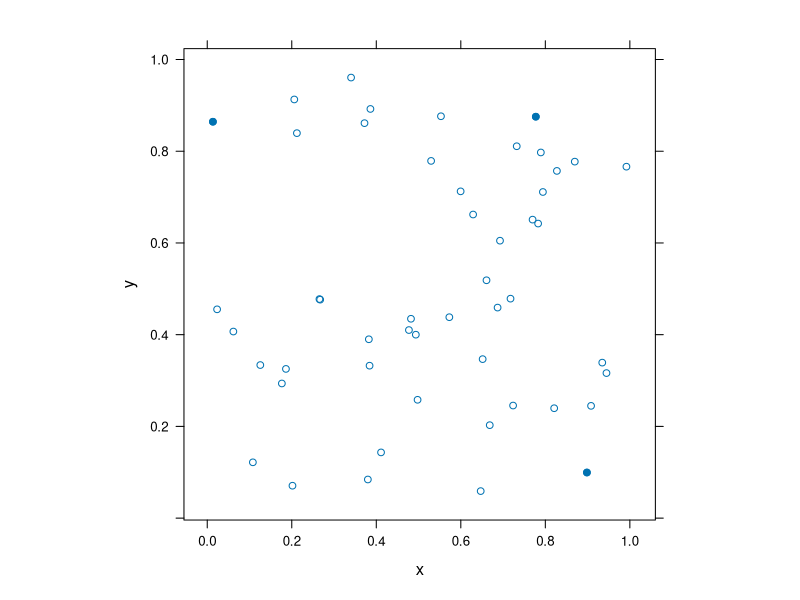
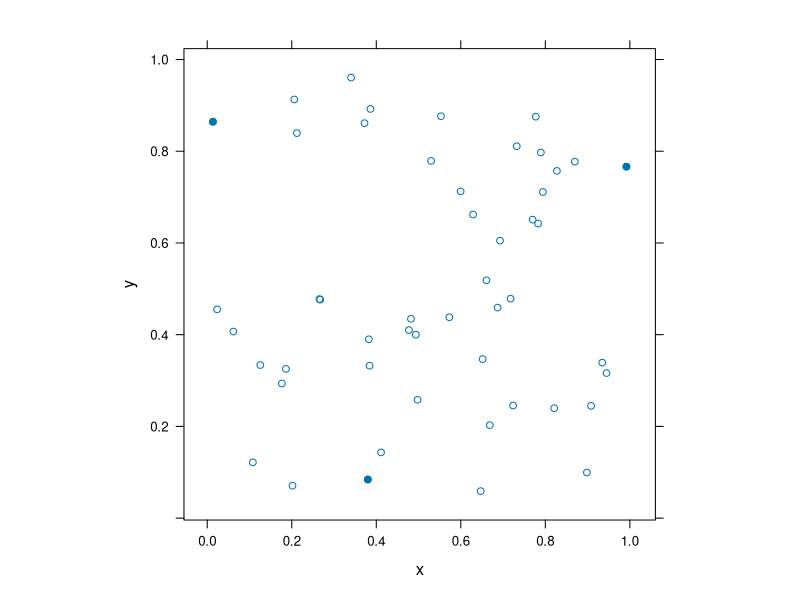
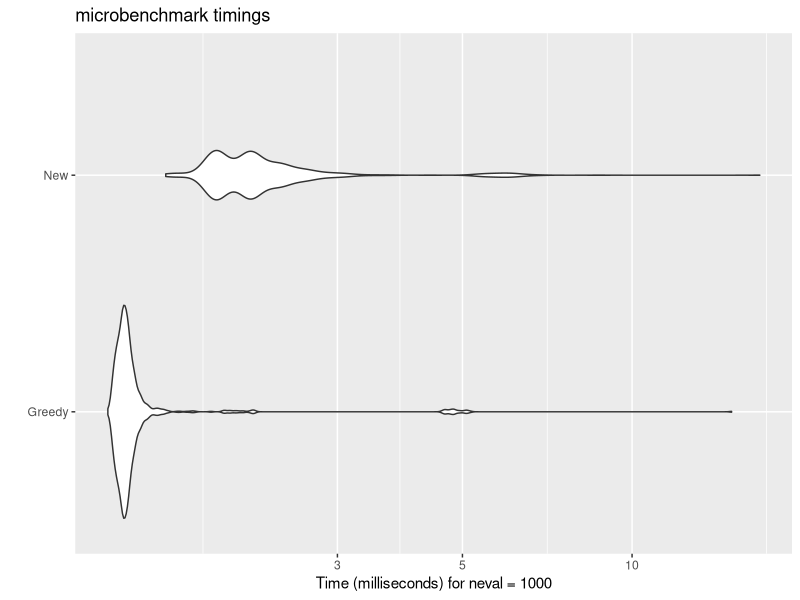

Write R code to recreate these figures, in order.
## ---- chunk 1
# packages
library(lattice)

set.seed(1)
# find n points
n <- 3
mat  <- as.data.frame(matrix(runif(100), ncol = 2))
colnames(mat) <- c("x", "y")

dmat <- as.matrix(stats::dist(mat))
ind <- integer(n)
ind[1:2] <- as.vector(arrayInd(which.max(dmat), .dim = dim(dmat)))

for (i in 3:n) {
  mm <- dmat[ind, -ind, drop = FALSE]
  k <- which.max(mm[(1:ncol(mm) - 1) * nrow(mm) + max.col(t(-mm))])
  ind[i] <- as.numeric(dimnames(mm)[[2]][k])
}

xyplot(y ~ x, data = mat,
       asp = 1,
       panel = function(x, y, ...) {
         panel.xyplot(x, y, ...)
         panel.points(x[ind], y[ind], pch = 19)
       })
## ---- chunk 2
r <- sample(nrow(dmat), n)

repeat {
  r_old <- r
  for (i in 1:n) {
    mm <- dmat[r[-i], -r[-i], drop = FALSE]
    k <- which.max(mm[(1:ncol(mm) - 1) * nrow(mm) + max.col(t(-mm))])
    r[i] <- as.numeric(dimnames(mm)[[2]][k])
  }
  if (identical(r_old, r)) break
}

xyplot(y ~ x, data = mat,
       asp = 1,
       panel = function(x, y, ...) {
         panel.xyplot(x, y, ...)
         panel.points(x[r], y[r], pch = 19)
       })
## ---- chunk 3
f_greedy <- function(data, n) {
  dmat <- as.matrix(stats::dist(data))
  ind <- integer(n)
  ind[1:2] <- as.vector(arrayInd(which.max(dmat), .dim = dim(dmat)))
  for (i in 3:n) {
    mm <- dmat[ind, -ind, drop = FALSE]
    k <- which.max(mm[(1:ncol(mm) - 1) * nrow(mm) + max.col(t(-mm))])
    ind[i] <- as.numeric(dimnames(mm)[[2]][k])
  }
  ind
}

f_new <- function(dat, n) {
  dmat <- as.matrix(stats::dist(data))
  r <- sample.int(nrow(dmat), n)
  repeat {
    r_old <- r
    for (i in 1:n) {
      mm <- dmat[r[-i], -r[-i], drop = FALSE]
      k <- which.max(mm[(1:ncol(mm) - 1) * nrow(mm) + max.col(t(-mm))])
      r[i] <- as.numeric(dimnames(mm)[[2]][k])
    }
    if (identical(r_old, r)) return(r)
  }
}
## ---- chunk 4
library(microbenchmark)
library(ggplot2)
n <- 5
data <- matrix(runif(900), ncol = 3)
bench <- microbenchmark(Greedy = f_greedy(data, n), 
                        New = f_new(data, n),
                        times = 1000L)
autoplot(bench)
